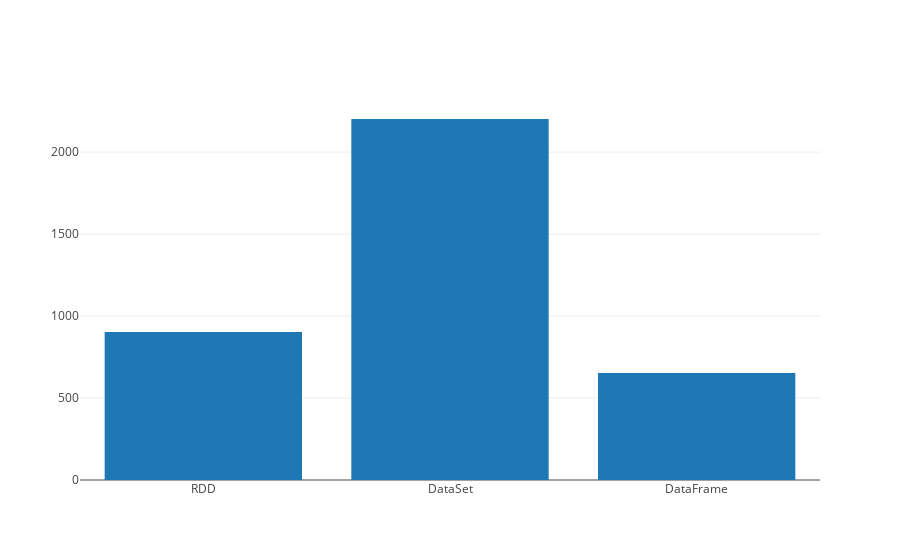

Notebook code cell kept with this figure:
### Markdown cell above
# Visualización de eficiencia

### Code cell
val (x, y) = Seq(
    "RDD" -> runWithOutput(infectionAvgRDD.collect),
    "DataSet" -> runWithOutput(avgDS.collect),
    "DataFrame" -> runWithOutput(infAvgOrDf.collect)
).unzip

Bar(x, y).plot()

### Figure 1 — Plotly figure (JSON) as saved in the notebook; plotly's stock layout.template omitted (floating-point values rounded to 4 significant figures)
{"data": [{"type": "bar", "x": ["RDD", "DataSet", "DataFrame"], "y": [903, 2202, 652]}], "layout": {}}
